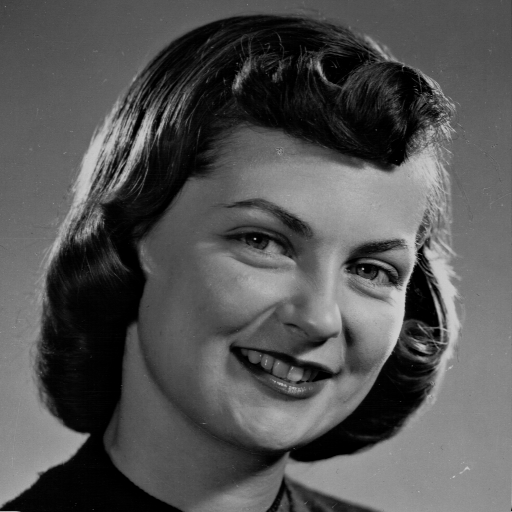
#> input picture practical_work/resources/512x512/girlface.png, 512 x 512 px, found by its file name; the run also reads 1 picture not shown here
$ jupyter execute --allow-errors ip-4-frequency-filters_solution.ipynb
#> lines starting #> are read from the running program, lines starting #| are printed output that depends on the picture
<div style="background-color:rgba(20, 20, 20, 0.8); color:white; padding:10pt" >

# **Lab Introduction to Image Processing**
&mdash; **`alain.lebret@ensicaen.fr`** &mdash;

### Part: Frequency Filters

## Introduction

Transitioning from the spatial domain to the frequency domain and vice versa requires the use of three functions from the `fft` module of the *NumPy* library: [`fft2()`](https://numpy.org/doc/stable/reference/generated/numpy.fft.fft2.html), [`ifft2()`](https://numpy.org/doc/stable/reference/generated/numpy.fft.ifft2.html#numpy.fft.ifft2), and [`fftshift()`](https://numpy.org/doc/stable/reference/generated/numpy.fft.fftshift.html#numpy.fft.fftshift). The input image should preferably be a square image to facilitate the calculation of the Fourier transform. In the case where the image does not have this characteristic, it may be necessary to copy the image to be processed into a larger one, which respects it, and which contains only zeros (black image).

### A Brief Overview of the Fourier Transform

The Fourier transform is an essential tool in signal and image processing, allowing for a transition from a spatial (or temporal) representation to a frequency representation. Mathematically, the 2D Fourier Transform $F(u, v)$ of an image $f(x, y)$ is defined as follows:

$F(u, v) = \int_{-\infty}^{\infty} \int_{-\infty}^{\infty} f(x, y) \cdot e^{-j2\pi(ux + vy)} dx dy$

where $u$ and $v$ are the spatial frequencies in $x$ and $y$ respectively, and $j$ is the imaginary unit.

The FFT, or *Fast Fourier Transform*, is an efficient algorithm for calculating the discrete Fourier transform and its inverse, defined as:

$ F(u, v) = \sum\limits_{m=0}^{M-1} \sum\limits_{n=0}^{N-1} f(m, n) \cdot e^{-j2\pi(um/M + vn/N)} $

where $M$ and $N$ are the dimensions of the image.

Using the FFT significantly reduces computation time, especially for large images.

In the context of frequency filters, the Fourier transform is crucial as it allows us to directly manipulate the frequencies of the image, thus providing a powerful alternative method for image filtering compared to the spatial approach. Frequency filters can be used to attenuate or enhance certain frequencies in the image, which can be used to reduce noise, enhance contrasts, or extract specific information from the image.

## Dépendencies

[cell 1]
#
# Loads required libraries
#
import math
import numpy as np
import skimage                  # scikit-image
from skimage import data        # some images to use
from skimage import io          # open, write, etc. image files
from skimage import color       # conversion between color spaces
from skimage import filters     # threshold_mean
from skimage import util        # random_noise
from skimage import restoration # richardson_lucy
from skimage.morphology import disk # to use with "median" filter
from scipy import signal        # convolution
from numpy import fft           # FFT
from matplotlib import pyplot as plt

#
# Uncomments the lines below if using Google Colab
#
#from google.colab import drive

[cell 2]
root_path = './ressources'
smaller = root_path + '/256x256'
medium = root_path + '/512x512'
various = root_path + '/divers'

1. Generating the Fourier Transform
In the following example, we calculate and display the discrete Fourier transform of the image "girlface.png". The input image is 512 $\times$ 512 pixels in size and is an 8-bit grayscale type.

```python
image = io.imread(medium + '/girlface.png')
fft_image = fft.fft2(image)
```

The quadrants of the discrete Fourier transform have their zero frequency placed at the four corners of the image (**test it out!**), so a "centering" operation of the Fourier transform is performed to place the zero frequency in the center of the image. This operation is carried out using the [`fftshift()`](https://numpy.org/doc/stable/reference/generated/numpy.fft.fftshift.html#numpy.fft.fftshift) function. Of course, you must repeat the call to fftshift() before any return to the spatial domain (this return being carried out using the `ifft2()` function):

```python
fft_image_shift = fft.fftshift(fft_image)
```

We can then calculate the magnitude of the discrete Fourier transform, taking care to use a logarithmic scale for better visualization.

```python
plt.imshow(np.log(1+np.abs(fft_image_shift)), cmap='magma_r')
```

> Note: here we use the indexed color palette "magma_r" to visualize the FFT modulus. Other palettes are available
(see the page [colormaps.html](https://matplotlib.org/stable/tutorials/colors/colormaps.html)).

The inverse transform is then calculated (after decentering) and displayed as follows:

```python
# puts the FFT back in its initial position
fft_img_mod = np.fft.ifftshift(fft_img_shift)
# calculates the IFFT
img_mod = np.fft.ifft2(fft_img_mod)
plt.imshow(abs(img_mod), cmap='gray')
```

Note that the Fourier transform and its inverse are complex images. The [`real`](https://numpy.org/doc/stable/reference/generated/numpy.real.html) and [`imag`](https://numpy.org/doc/stable/reference/generated/numpy.imag.html#numpy.imag) attributes allow us to retrieve their real and imaginary parts, and the [`abs()`](https://numpy.org/doc/stable/reference/generated/numpy.absolute.html) and [`angle()`](https://numpy.org/doc/stable/reference/generated/numpy.angle.html) functions retrieve the magnitude and the phase:

```python
real = fft_image.real
imag = fft_image.imag
magnitude = np.abs(fft_image)
angle = np.angle(fft_image)
```

<div style="background-color:rgba(255, 183, 77, 0.8); padding:5pt" >

---

#### **Exercise No. 1.1**

- Calculate and visualize the 2D Fourier transform of a grayscale image used in the previous session.

---

</div>

[cell 3]
#
# TO COMPLETE WITH YOUR CODE
#

image = io.imread(medium + '/girlface.png')
#> image is the input picture: shape (512, 512, 3); min 0, max 207, mean 83.6

# do the 2D fourier transform
fft_image = fft.fft2(image)

# shift FFT to the center
fft_image_shift = fft.fftshift(fft_image)

# extract real and phases
real = fft_image_shift.real
phases = fft_image_shift.imag
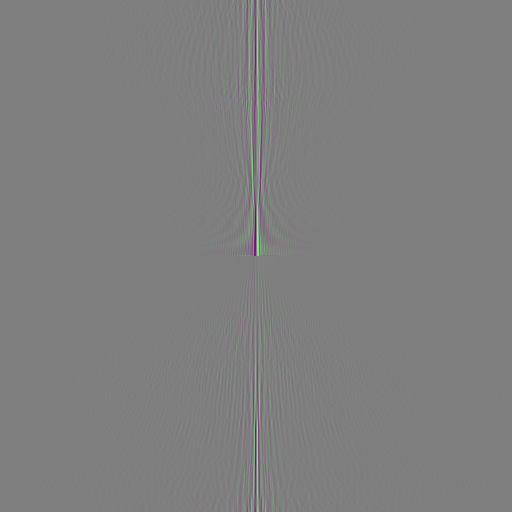
#> phases: shape (512, 512, 3) float64; mean of channels 0, 1, 2 0, 0, 0; drawn with min black and max white

# create an empty complex array with the shape of the input image
fft_img_shift_mod = np.empty(real.shape, dtype=complex)

# insert real and phases to the new file
fft_img_shift_mod.real = real
fft_img_shift_mod.imag = phases

# reverse shift
fft_img_mod = np.fft.ifftshift(fft_img_shift_mod)

# reverse the 2D fourier transform
img_mod = np.fft.ifft2(fft_img_mod)

# using np.abs gives the scalar value of the complex number
# with img_mod.real gives only real part.
img_mod = np.abs(img_mod)

# show images
figure = plt.figure(figsize=(10, 10))

figure.add_subplot(2, 3, 1)
plt.imshow(image, cmap='gray')

figure.add_subplot(2, 3, 2)
plt.imshow(np.log(1+np.abs(fft_image_shift)), cmap='gray')

figure.add_subplot(2, 3, 3)
plt.imshow(np.angle(fft_image_shift), cmap='gray')

figure.add_subplot(2, 3, 4)
plt.imshow(img_mod, cmap='gray')

figure.add_subplot(2, 3, 5)
plt.imshow(image-img_mod, cmap='gray')
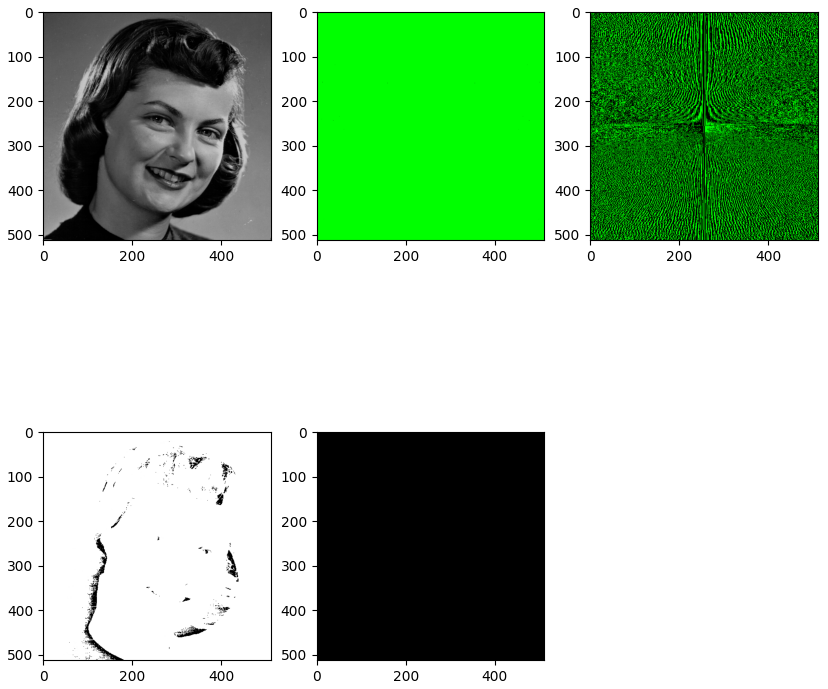
#> figure drawn by matplotlib, 5 panels

<div style="background-color:rgba(255, 183, 77, 0.8); padding:5pt" >

---

#### **Exercise No. 1.2**

- Generate synthetic images containing various shapes (square, rectangle, disk), with various sizes and orientations, then visualize their 2D Fourier transforms: magnitude, phase, real part, imaginary part (the magnitude can also be visualized on a logarithmic scale).
- For these images, calculate the difference image between the original image and the image obtained after FFT and inverse FFT.
- What do we observe? Interpret.

---

</div>

[cell 4]
#
# TO COMPLETE WITH YOUR CODE
#

im = io.imread(medium + '/flat.png')
#> (the rest of this cell did not finish here and is left out)

### Importance of Phase and Magnitude

Most of the energy in the Fourier domain is present at the center of the image, which corresponds to "low-frequency" data in the image domain. "Low-frequency" data corresponds to the many gradual changes in images. Faster changes (such as very sharp contours, for example) will translate into "high frequencies."
The phase is difficult to visually interpret and generally looks like noise. However, it is the phase that contains much of the information needed to reconstruct the image.

The following example proposes to mix the magnitude and phase of two grayscale images of the same size (`im1` and `im2`):

```python
fft1 = fft.fftshift(fft.fft2(im1))
fft2 = fft.fftshift(fft.fft2(im2))

magnitude1 = np.abs(fft1)
magnitude2 = np.abs(fft2)
phase1 = np.angle(fft1)
phase2 = np.angle(fft2)

fft1_new = abs(magnitude1) * np.exp(1j*phase2) # 1j corresponds to the imaginary unit
fft2_new = abs(magnitude2) * np.exp(1j*phase1)

img1_new = np.fft.ifft2(np.fft.ifftshift(fft1_new))
img2_new = np.fft.ifft2(np.fft.ifftshift(fft2_new))

figure = plt.figure(figsize=(10, 10))
figure.add_subplot(1, 2, 1)
plt.imshow(np.abs(img1_new), cmap='gray')
figure.add_subplot(1, 2, 2)
plt.imshow(np.abs(img2_new), cmap='gray')
```

<div style="background-color:rgba(255, 183, 77, 0.8); padding:5pt" >

---

#### **Exercise No. 1.3

We will illustrate the respective importance of the phase and magnitude of the Fourier transform coefficients. Let's start by swapping the phases of two images:

- Choose two different images, but of the same size, then calculate their respective FFTs (for example, one image with a building and one with a drawing).
- Swap the phases of the two images and display the results.
- What do we observe? Interpret.

---

</div>

[cell 5]
#
# TO COMPLETE WITH YOUR CODE
#


im1 = io.imread(medium + '/defense_512x512.jpg')
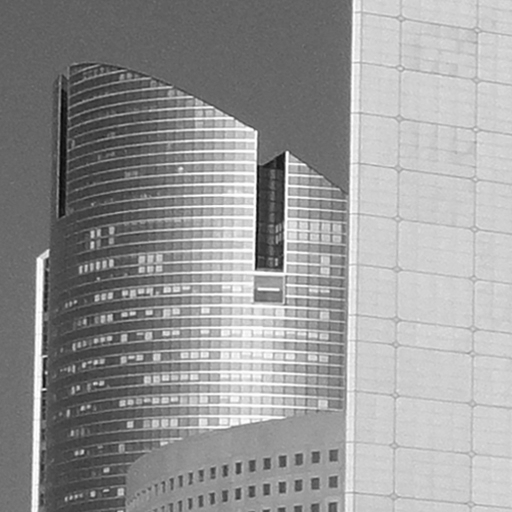
#> input picture practical_work/resources/512x512/defense_512x512.jpg, 512 x 512 px, found by its file name
#> im1 is the input picture: shape (512, 512); min 5, max 255, mean 151.8
im2 = io.imread(medium + '/flat.png')

#im1 = color.rgb2gray(im1)
#> (the rest of this cell did not finish here and is left out)

## 2. Linear Filtering and FFT

### Denoising images

We aim to synthesize filters to get rid of noise in images.

<div style="background-color:rgba(255, 183, 77, 0.8); padding:5pt" >

---

#### **Exercise No. 2.1

- Add noise to the synthetic images previously created.
- Calculate their FFTs and visualize their magnitudes. What do we observe?
- In the spectral domain, synthesize and test different filters to reduce noise (you will find examples of filters at the end of this Jupyter-Lab notebook).
- Compare the results obtained with those of the averaging filters previously seen.
- Apply to a real noisy image that has been previously processed.

---

</div>

[cell 6]
#
# TO COMPLETE WITH YOUR CODE
#

### Analysis of the Spectrum of an Acquired Image

The image "dust.png" will allow us to highlight certain imperfections present in an image acquired in the laboratory.

<div style="background-color:rgba(255, 183, 77, 0.8); padding:5pt" >

---

#### **Exercise No. 2.2**

- Format the image "dust.png" to remove the text and prepare it for the FFT.
- Visualize the formatted image. What imperfection(s) can be observed? What do you think is the cause?
- Calculate the FFT and visualize its module using a "log" dynamic. How is the imperfection observed on the image spectrum manifested?
- Does this give you an idea of a potential method to correct this imperfection?

---

</div>

[cell 7]
#
# TO COMPLETE WITH YOUR CODE
#

im = io.imread(various + '/dust.png')
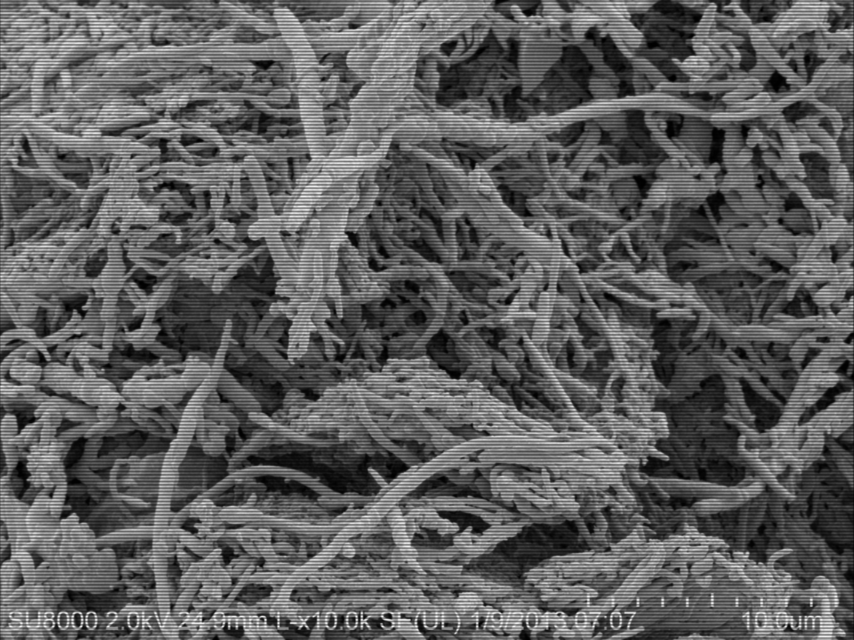
#> input picture practical_work/resources/various/dust.png, 2560 x 1920 px, found by its file name (shown at 1/3 size)
#> im is the input picture: shape (1920, 2560); min 0, max 255, mean 94.8
im_gray = color.rgb2gray(im)
im_cropped = im_gray[0:1750, 0:2200] # (0, 0) -> (2200, 1750)
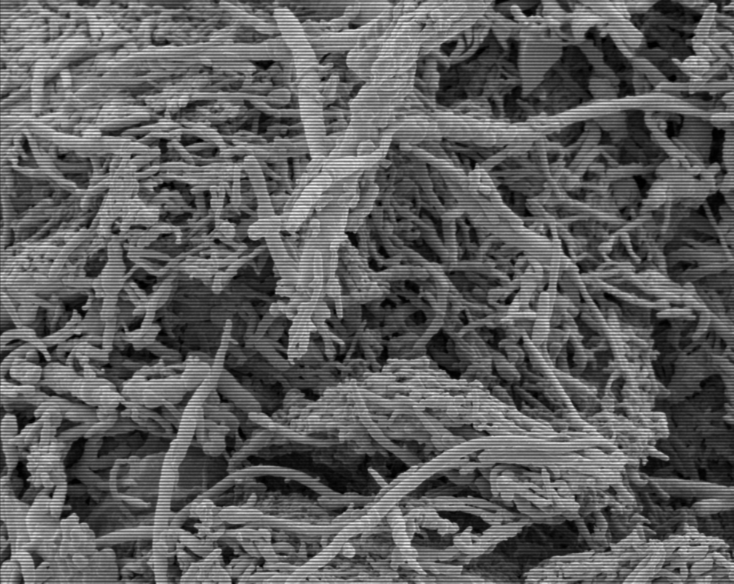
#> im_cropped: shape (1750, 2200) (shown at 1/3 size); min 0, max 251, mean 95.2

#
# Imperfections dues au bruit périodique horizontal
# et au flou PSF
#
fft_im = fft.fft2(im_cropped)
fft_shift = fft.fftshift(fft_im)

# Affiche les images
figure = plt.figure(figsize=(10, 10))

figure.add_subplot(1, 2, 1)
plt.imshow(im_cropped, cmap='gray')
figure.add_subplot(1, 2, 2)
plt.imshow(np.log(1+np.abs(fft_shift)), cmap='gray')
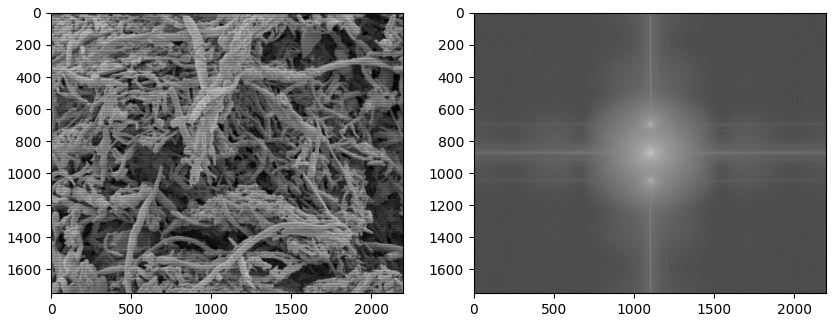
#> figure drawn by matplotlib, 2 panels
